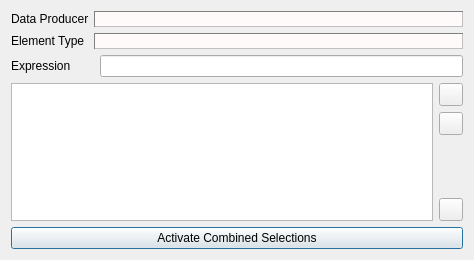
<?xml version="1.0" encoding="UTF-8"?>
<ui version="4.0">
 <class>SelectionEditor</class>
 <widget class="QWidget" name="SelectionEditor">
  <property name="geometry">
   <rect>
    <x>0</x>
    <y>0</y>
    <width>474</width>
    <height>260</height>
   </rect>
  </property>
  <property name="minimumSize">
   <size>
    <width>390</width>
    <height>0</height>
   </size>
  </property>
  <property name="windowTitle">
   <string>Form</string>
  </property>
  <layout class="QVBoxLayout" name="verticalLayout">
   <item>
    <layout class="QHBoxLayout" name="SourceLayout">
     <property name="spacing">
      <number>5</number>
     </property>
     <item>
      <widget class="QLabel" name="SourceLabel">
       <property name="sizePolicy">
        <sizepolicy hsizetype="Maximum" vsizetype="Preferred">
         <horstretch>0</horstretch>
         <verstretch>0</verstretch>
        </sizepolicy>
       </property>
       <property name="toolTip">
        <string>The dataset for which selections are saved</string>
       </property>
       <property name="text">
        <string>Data Producer</string>
       </property>
      </widget>
     </item>
     <item>
      <widget class="QLabel" name="SourceInfo">
       <property name="toolTip">
        <string>The dataset for which selections are saved</string>
       </property>
       <property name="autoFillBackground">
        <bool>false</bool>
       </property>
       <property name="styleSheet">
        <string notr="true">QLabel {background-color: snow; border: 1px inset grey;}</string>
       </property>
       <property name="text">
        <string/>
       </property>
      </widget>
     </item>
    </layout>
   </item>
   <item>
    <layout class="QHBoxLayout" name="ElementTypeLayout">
     <property name="spacing">
      <number>9</number>
     </property>
     <item>
      <widget class="QLabel" name="ElementTypeLabel">
       <property name="sizePolicy">
        <sizepolicy hsizetype="Maximum" vsizetype="Preferred">
         <horstretch>0</horstretch>
         <verstretch>0</verstretch>
        </sizepolicy>
       </property>
       <property name="toolTip">
        <string>The element type of the saved selections</string>
       </property>
       <property name="text">
        <string>Element Type</string>
       </property>
      </widget>
     </item>
     <item>
      <widget class="QLabel" name="ElementTypeInfo">
       <property name="toolTip">
        <string>The element type of the saved selections</string>
       </property>
       <property name="autoFillBackground">
        <bool>false</bool>
       </property>
       <property name="styleSheet">
        <string notr="true">QLabel {background-color: snow; border: 1px inset grey;}</string>
       </property>
       <property name="text">
        <string/>
       </property>
      </widget>
     </item>
    </layout>
   </item>
   <item>
    <layout class="QHBoxLayout" name="ExpressionLayout">
     <property name="spacing">
      <number>29</number>
     </property>
     <item>
      <widget class="QLabel" name="ExpressionLabel">
       <property name="toolTip">
        <string>Specify the expression which defines the relation between the saved selections using boolean operators: !(NOT), &amp;(AND), |(OR), ^(XOR) and ().</string>
       </property>
       <property name="text">
        <string>Expression</string>
       </property>
      </widget>
     </item>
     <item>
      <widget class="QLineEdit" name="Expression">
       <property name="toolTip">
        <string>Specify the expression which defines the relation between the saved selections using boolean operators: !(NOT), &amp;(AND), |(OR), ^(XOR) and ().</string>
       </property>
      </widget>
     </item>
    </layout>
   </item>
   <item>
    <widget class="QScrollArea" name="scrollArea">
     <property name="frameShape">
      <enum>QFrame::NoFrame</enum>
     </property>
     <property name="frameShadow">
      <enum>QFrame::Plain</enum>
     </property>
     <property name="widgetResizable">
      <bool>true</bool>
     </property>
     <widget class="QWidget" name="scrollAreaWidgetContents">
      <property name="geometry">
       <rect>
        <x>0</x>
        <y>0</y>
        <width>456</width>
        <height>122</height>
       </rect>
      </property>
      <layout class="QHBoxLayout" name="horizontalLayout" stretch="0,0">
       <property name="leftMargin">
        <number>0</number>
       </property>
       <property name="topMargin">
        <number>0</number>
       </property>
       <property name="rightMargin">
        <number>0</number>
       </property>
       <property name="bottomMargin">
        <number>0</number>
       </property>
       <item>
        <widget class="pqExpandableTableView" name="PropertiesView"/>
       </item>
       <item>
        <layout class="QVBoxLayout" name="verticalLayoutToolbar">
         <item>
          <widget class="QToolButton" name="AddActiveSelection">
           <property name="enabled">
            <bool>true</bool>
           </property>
           <property name="toolTip">
            <string>Add active selection</string>
           </property>
           <property name="text">
            <string/>
           </property>
           <property name="icon">
            <iconset resource="../../../Widgets/Resources/QtWidgets.qrc">
             <normaloff>:/QtWidgets/Icons/pqPlus.svg</normaloff>:/QtWidgets/Icons/pqPlus.svg</iconset>
           </property>
          </widget>
         </item>
         <item>
          <widget class="QToolButton" name="RemoveSelectedSelection">
           <property name="enabled">
            <bool>true</bool>
           </property>
           <property name="toolTip">
            <string>Remove selected selection from the saved selections. Remember to edit the Expression.</string>
           </property>
           <property name="text">
            <string/>
           </property>
           <property name="icon">
            <iconset resource="../../../Widgets/Resources/QtWidgets.qrc">
             <normaloff>:/QtWidgets/Icons/pqMinus.svg</normaloff>:/QtWidgets/Icons/pqMinus.svg</iconset>
           </property>
          </widget>
         </item>
         <item>
          <spacer name="VerticalSpacerToolbar">
           <property name="orientation">
            <enum>Qt::Vertical</enum>
           </property>
           <property name="sizeHint" stdset="0">
            <size>
             <width>20</width>
             <height>40</height>
            </size>
           </property>
          </spacer>
         </item>
         <item>
          <widget class="QToolButton" name="RemoveAllSelections">
           <property name="enabled">
            <bool>true</bool>
           </property>
           <property name="toolTip">
            <string>Remove all saved selections</string>
           </property>
           <property name="text">
            <string/>
           </property>
           <property name="icon">
            <iconset resource="../../../Widgets/Resources/QtWidgets.qrc">
             <normaloff>:/QtWidgets/Icons/pqDelete.svg</normaloff>:/QtWidgets/Icons/pqDelete.svg</iconset>
           </property>
          </widget>
         </item>
        </layout>
       </item>
      </layout>
     </widget>
    </widget>
   </item>
   <item>
    <layout class="QHBoxLayout" name="FindResetCleanLayout">
     <property name="spacing">
      <number>2</number>
     </property>
     <item>
      <widget class="QPushButton" name="ActivateCombinedSelections">
       <property name="focusPolicy">
        <enum>Qt::TabFocus</enum>
       </property>
       <property name="toolTip">
        <string>Set the combined saved selections as the active selection</string>
       </property>
       <property name="text">
        <string>Activate Combined Selections</string>
       </property>
       <property name="icon">
        <iconset resource="../../../Components/Resources/pqComponents.qrc">
         <normaloff>:/pqWidgets/Icons/pqApply.svg</normaloff>:/pqWidgets/Icons/pqApply.svg</iconset>
       </property>
       <property name="default">
        <bool>true</bool>
       </property>
      </widget>
     </item>
    </layout>
   </item>
  </layout>
 </widget>
 <customwidgets>
  <customwidget>
   <class>pqExpandableTableView</class>
   <extends>QTableView</extends>
   <header>pqExpandableTableView.h</header>
  </customwidget>
 </customwidgets>
 <resources>
  <include location="../../../Widgets/Resources/QtWidgets.qrc"/>
  <include location="../../../Components/Resources/pqComponents.qrc"/>
 </resources>
 <connections/>
</ui>
